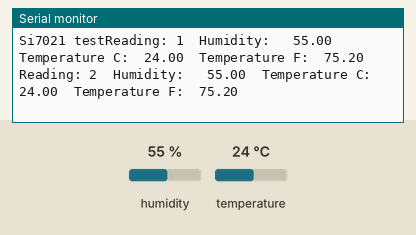
The sketch below on a simulated Arduino Uno, built with avr-gcc and run on an emulated ATmega328P. Shown: the last lines printed to the serial monitor. Inputs (shaded band) come from the test bench; at power-on: humidity 55 %, temperature 24 °C.

Above: at 1.8 s.
1.9 s: humidity set to 22 %
At 2.7 s:
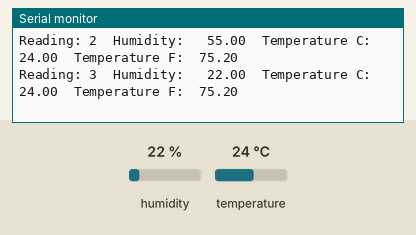
3.4 s: temperature set to 12 °C
At 4.7 s:
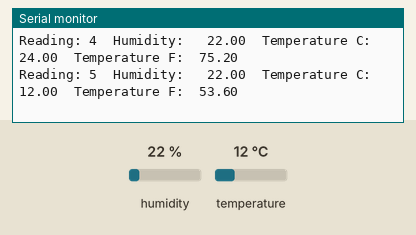
4.9 s: humidity set to 40 %
At 6.0 s:
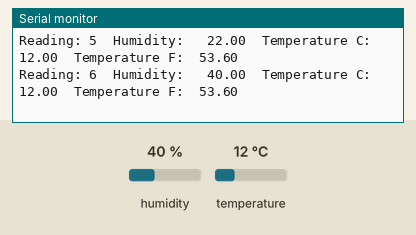
Timing chart, 0 to 7.9 s (numbered marks = the images above; inputs shaded):
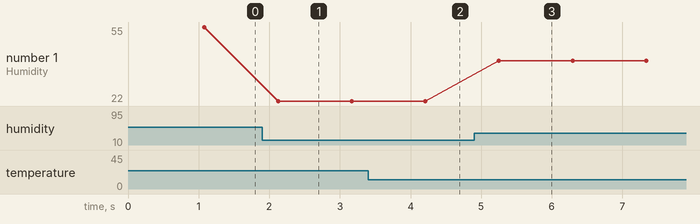

Measured:
- after the input at 1.9 s, the serial monitor: prints a new line after 0.23 s (image 1)
- after the input at 3.4 s, the serial monitor: prints a new line after 0.81 s (image 2)
- after the input at 4.9 s, the serial monitor: prints a new line after 0.35 s (image 3)
- plotted number 1: 55 → 22 after the input at 1.9 s, 22 → 40 after the input at 4.9 s

The sketch:

class_Si7021-basics.ino
```cpp
/* class_Si7021-basics
 *   2017-10-27  Zonker Harris
 *
 * https://learn.adafruit.com/adafruit-si7021-temperature-plus-humidity-sensor/overview
 * https://github.com/adafruit/Adafruit_Si7021
 * https://www.adafruit.com/products/3251
 *
 * i2c address is 0x40, and cannot be changed.  Price was $7(US) as of this writing.
 *
 * Pinouts:  Vin takes 3-5v   3o is the *output* of the 3.3v regulator on the board!
 *    GND goes to ground.  SDA is the i2c Data bus lead, SCL is the i2c Clock lead.
 *
 * Serial Monitor and Serial Plotter cannot run at the same time. Pick only one!
 *
 * This is from the Adafruit example sketch. It doesn't read the sensor into a variable,
 *  but rather it simply prints the variable.
 *
 Serial.print("Humidity:    "); Serial.print(sensor.readHumidity(), 2);
 Serial.print("\tTemperature C: "); Serial.print(sensor.readTemperature(), 2);
 *
 * Since I wanted to also show the Fahrenheit value, I need to get the C value and calculate.
 */

// - - - + - - - - + - - - - + - - - - + - - - - + - - - - + - - - - + - - - - +
#include "Adafruit_Si7021.h"

float humidity = 0;
float tempC = 0;
float tempF = 0;
int measurement = 0;
uint32_t sernum_a, sernum_b;

Adafruit_Si7021 sensor = Adafruit_Si7021();

// - - - + - - - - + - - - - + - - - - + - - - - + - - - - + - - - - + - - - - +
void setup() {
  // The Serial commands are Case-Sensitive, f you type it wrong, it won't work.
  // The commands can also do base-number conversions (DEC -> HEX, OCT -> BIN
  //  Read more about the commands here: https://www.arduino.cc/en/Serial/Print
  Serial.begin(115200);
  Serial.print("Si7021 test");
  sensor.begin();
}

// - - - + - - - - + - - - - + - - - - + - - - - + - - - - + - - - - + - - - - +
void loop() {
  // Incerment our loop count (measurement). There are many ways to do this...
  // measurement = measurement + 1  (this lets you count by twos, threes, Xs)
  measurement++;
  // The "++" means "increment by 1. Its why there is a C, and C++, but not C+.
  // you can read more at  https://www.arduino.cc/en/Reference/Arithmetic

  // Read our sensor values
  /*  When you call a function you can also send it info when you call...
   *   that is why you have the parenthesis. In these cases, we are not
   *   sending any data.
   *  Every function will return some value. If nothing else, it will return
   *   a "true" if it ran without an error. In these cases, calling each
   *   variable will return a floating point number representing the desired
   *   environmental reading.
   */
  humidity = sensor.readHumidity();
  tempC = sensor.readTemperature();

  // We can only get temperature in Celsius from thsi sensor.
  // Do some math on the Celsius reading to get the Fahrenheit value
  tempF = (tempC * 9.0 / 5.0) + 32.0;

  // and print the results on one line for graphing
  // Since we're using FLOATing point variables, print precision to 2 decimal places
  Serial.print ("Reading: "); Serial.print(measurement);
  Serial.print("\tHumidity: \t"); Serial.print(humidity, 2);
  Serial.print("\tTemperature C:\t"); Serial.print(tempC, 2);
  Serial.print("\tTemperature F:\t"); Serial.println(tempF, 2);
  // Try changing the precision number to 5, to see the difference

  // We add a pause of one second between readings
  delay(1000);
  // You can make the delay shorter, if your reading will be changing quickly.
  //  (But doing fast measurements will quickly fill your log.)
  // If you want to graph the changes over a day, or a week, consider a much larger delay.
  //  (How many seconds in 5 minutes? How many in 30 minutes? How many in an hour?)
  // Remember that the delay function is in MILLISECONDS (1,000ths of a second).
}
```
